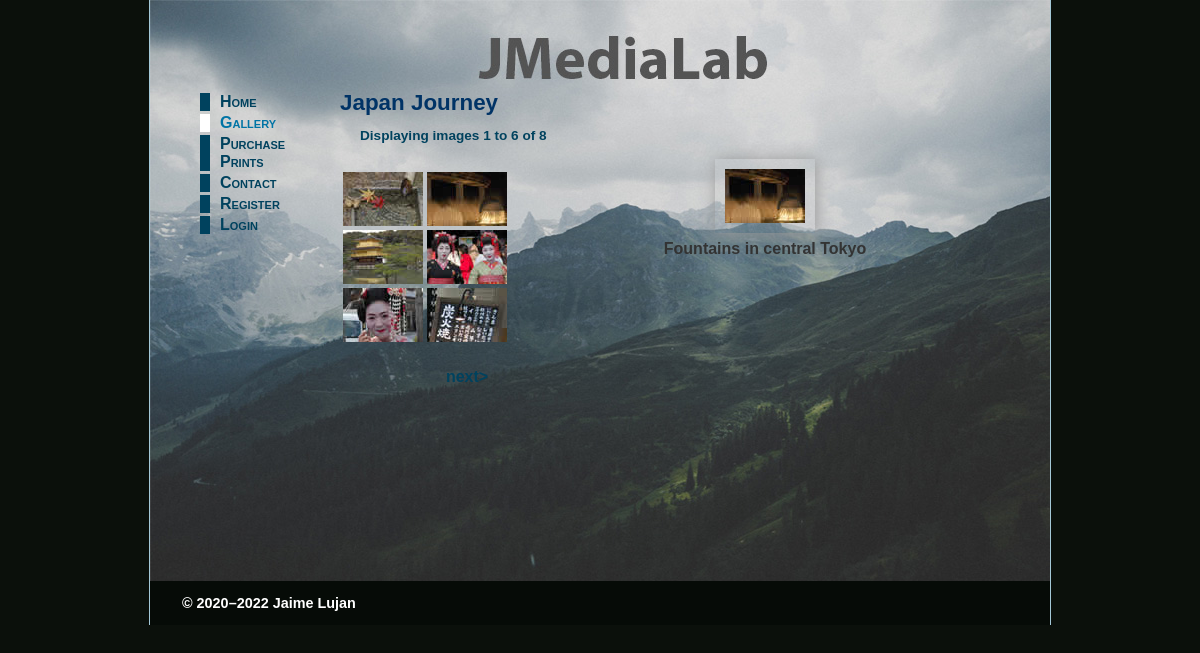
The app's page /JJ/gallery.php?mainImage=fountains.jpg&page=1 with its own data.
### tables this page shows
CREATE TABLE IF NOT EXISTS JJ_images (
  image_id int(10) unsigned NOT NULL AUTO_INCREMENT,
  filename varchar(25) NOT NULL,
  caption varchar(120) NOT NULL,
  price decimal(6,2) NOT NULL,
  details text,
  PRIMARY KEY (image_id)
);

### JJ/gallery.php (the view, shortened to what this page needs)
<?php
	require './includes/header.php';
	require_once '../../mysqli_connect.php';
	$sql= 'Select filename, caption FROM JJ_images';
	$result= mysqli_query($dbc, $sql);
	if($result){
		$numImages = mysqli_num_rows($result);
	}
	else
		mysql_error($dbc);
	$imgPerPage = COLS * ROWS;
	if (empty($_GET['page'])){
		$page=1;
		$startNum=0;
		$imgCounter=1;
	}
	else{
		$page = filter_var($_GET['page'], FILTER_VALIDATE_INT);
		$startNum=($page-1) * $imgPerPage;
		$imgCounter=($page-1) * $imgPerPage+1;
	}
	if ($numImages < $page*$imgPerPage)
		$endNum=$numImages;
	else
		$endNum=$startNum + $imgPerPage;
	$sql= "SELECT filename, caption FROM JJ_images LIMIT $startNum, $imgPerPage";
	$result = mysqli_query($dbc, $sql);
	if ($result)
		$row=mysqli_fetch_assoc($result);
	else
		mysqli_error($dbc);
	if (isset($_GET['mainImage'])){
		$mainImage = filter_var($_GET['mainImage'], FILTER_SANITIZE_STRING);
	}
	else{
		$mainImage = $row['filename'];
	}
?>
	<main>
	    <h2>Japan Journey</h2>
		<p id="picCount">Displaying images <?php echo "$imgCounter to $endNum of $numImages";?></p>
        <section id="gallery">
            <table id="thumbs">
                <tr>
				<?php $pos=1;
				do { ?>
                    <td><a href="gallery.php?mainImage=<?= $row['filename']?>&amp;page=<?= $page; ?> "> <img src="images/thumbs/<?= $row['filename']; ?>" alt="<?= $row['caption']; ?>" width="80" height="54"></a></td>
                <?php
				if ($row['filename'] == $mainImage){
					$caption = $row['caption'];
				}
				if ($pos==COLS) {
					echo '</tr><tr>';
					$pos =1;
				}
				else{$pos++;}
				} while ($row=mysqli_fetch_assoc($result));
				while ($pos++ <= COLS){
					echo '<td>&nbsp;</td>';
				}
				?>
				</tr>
				<?php
				if($page>1){
					$page--;
					echo "<tr><td> <a href=\"gallery.php?page=$page\"> &lt;prev</a></td>";
					}
				else
				 echo "<tr><td></td>";
				if ($imgCounter < $numImages){
					$page++;
					echo "<td> <a href=\"gallery.php?page=$page\"> next&gt;</a></td></tr>";
				}
				else{
					echo "<td></td></tr>";
				}
				?>
            </table>
            <figure id="main_image">
                <img src="images/<?= $mainImage; ?>" alt="<?= $caption; ?>" >
                <figcaption><?= $caption; ?></figcaption>
            </figure>
        </section>
    </main>
<?php include './includes/footer.php'; ?>

### JJ/styles/journey.css (style rules this page uses)
body { margin: 0; padding: 0; color: #333; font-family: "Trebuchet MS", Arial, Helvetica, sans-serif; overflow-y:scroll; background-color: rgb(11, 16, 11); }
h1, h2 { margin: 0 0 10px 0; font-family: Verdana, Arial, Helvetica, sans-serif; color: #036; }
h2 { font-size: 140%; }
p { margin: 0 auto 1em 0; padding: 0 20px; font-size: 85%; line-height: 1.4; }
main { margin: 0 10% 0 190px; min-width: 525px; max-width: 640px; }
main a { font-weight: bold; text-decoration: none; padding: 2px 4px; }
main a:link, main a:visited { color: #00425E; border-bottom: #00425E dashed 1px; }
figure { float: right; margin: 0 20px 0 10px; }
figure img { padding: 10px; -webkit-box-shadow: 1px 1px 15px #999999; box-shadow: 1px 1px 15px #999999; }
figcaption { margin: 0; padding: 3px 10px; font-weight: bold; text-align: center; }
#picCount { color:#00425E; font-weight:bold; }
#thumbs { float: left; margin-top: 10px; }
#thumbs td { text-align: center; }
#thumbs img { border: none; display:block; }
#thumbs a:link, #thumbs a:visited, #thumbs a:hover, #thumbs a:active { border: none; padding: 0; }
#main_image { float: right; text-align: center; width: 350px; }

### records on screen
jj_images: filename (picture)
jj_images: filename (picture), caption "Fountains in central Tokyo"
jj_images: filename (picture)
jj_images: filename (picture)
jj_images: filename (picture)
jj_images: filename (picture)

### other values on screen
$imgCounter "1"
$endNum "6"
$numImages "8"
$startYear "2020"
